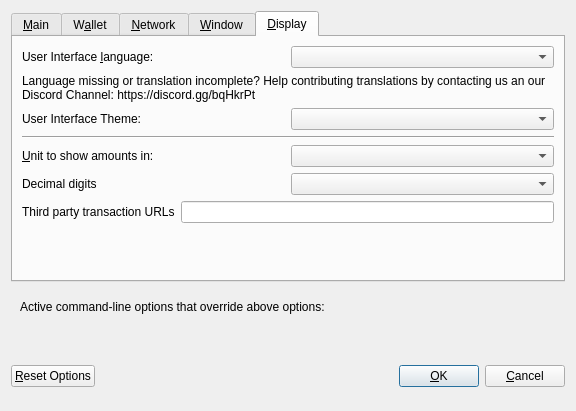
<?xml version="1.0" encoding="UTF-8"?>
<ui version="4.0">
 <class>OptionsDialog</class>
 <widget class="QDialog" name="OptionsDialog">
  <property name="geometry">
   <rect>
    <x>0</x>
    <y>0</y>
    <width>576</width>
    <height>402</height>
   </rect>
  </property>
  <property name="windowTitle">
   <string>Options</string>
  </property>
  <property name="modal">
   <bool>true</bool>
  </property>
  <layout class="QVBoxLayout" name="verticalLayout">
   <item>
    <widget class="QTabWidget" name="tabWidget">
     <property name="currentIndex">
      <number>4</number>
     </property>
     <widget class="QWidget" name="tabMain">
      <attribute name="title">
       <string>&amp;Main</string>
      </attribute>
      <layout class="QVBoxLayout" name="verticalLayout_Main">
       <item>
        <widget class="QCheckBox" name="bitcoinAtStartup">
         <property name="toolTip">
          <string>Automatically start the VIOG Wallet after logging in to the system.</string>
         </property>
         <property name="text">
          <string>&amp;Start the VIOG Wallet on system login</string>
         </property>
        </widget>
       </item>
       <item>
        <layout class="QHBoxLayout" name="horizontalLayout_2_Main">
         <item>
          <widget class="QLabel" name="databaseCacheLabel">
           <property name="text">
            <string>Size of &amp;database cache</string>
           </property>
           <property name="textFormat">
            <enum>Qt::PlainText</enum>
           </property>
           <property name="buddy">
            <cstring>databaseCache</cstring>
           </property>
          </widget>
         </item>
         <item>
          <widget class="QSpinBox" name="databaseCache"/>
         </item>
         <item>
          <widget class="QLabel" name="databaseCacheUnitLabel">
           <property name="text">
            <string>MB</string>
           </property>
           <property name="textFormat">
            <enum>Qt::PlainText</enum>
           </property>
          </widget>
         </item>
         <item>
          <spacer name="horizontalSpacer_2_Main">
           <property name="orientation">
            <enum>Qt::Horizontal</enum>
           </property>
           <property name="sizeHint" stdset="0">
            <size>
             <width>40</width>
             <height>20</height>
            </size>
           </property>
          </spacer>
         </item>
        </layout>
       </item>
       <item>
        <layout class="QHBoxLayout" name="horizontalLayout_3_Main">
         <item>
          <widget class="QLabel" name="threadsScriptVerifLabel">
           <property name="text">
            <string>Number of script &amp;verification threads</string>
           </property>
           <property name="textFormat">
            <enum>Qt::PlainText</enum>
           </property>
           <property name="buddy">
            <cstring>threadsScriptVerif</cstring>
           </property>
          </widget>
         </item>
         <item>
          <widget class="QSpinBox" name="threadsScriptVerif">
           <property name="toolTip">
            <string>(0 = auto, &lt;0 = leave that many cores free)</string>
           </property>
          </widget>
         </item>
         <item>
          <spacer name="horizontalSpacer_3_Main">
           <property name="orientation">
            <enum>Qt::Horizontal</enum>
           </property>
           <property name="sizeHint" stdset="0">
            <size>
             <width>40</width>
             <height>20</height>
            </size>
           </property>
          </spacer>
         </item>
        </layout>
       </item>
       <item>
        <spacer name="verticalSpacer_Main">
         <property name="orientation">
          <enum>Qt::Vertical</enum>
         </property>
         <property name="sizeHint" stdset="0">
          <size>
           <width>20</width>
           <height>40</height>
          </size>
         </property>
        </spacer>
       </item>
      </layout>
     </widget>
     <widget class="QWidget" name="tabWallet">
      <attribute name="title">
       <string>W&amp;allet</string>
      </attribute>
      <layout class="QVBoxLayout" name="verticalLayout_Wallet">
       <item>
        <widget class="QGroupBox" name="groupBox">
         <property name="title">
          <string>Expert</string>
         </property>
         <layout class="QVBoxLayout" name="verticalLayout_2">
          <item>
           <widget class="QCheckBox" name="coinControlFeatures">
            <property name="toolTip">
             <string>Whether to show coin control features or not.</string>
            </property>
            <property name="text">
             <string>Enable coin &amp;control features</string>
            </property>
           </widget>
          </item>
          <item>
           <widget class="QCheckBox" name="showMasternodesTab">
            <property name="toolTip">
             <string>Show additional tab listing all your masternodes in first sub-tab&lt;br/&gt;and all masternodes on the network in second sub-tab.</string>
            </property>
            <property name="text">
             <string>Show Masternodes Tab</string>
            </property>
           </widget>
          </item>
          <item>
           <widget class="QCheckBox" name="showAdvancedPSUI">
            <property name="toolTip">
             <string>Show additional information and buttons for PrivateSend on overview screen.</string>
            </property>
            <property name="text">
             <string>Enable advanced PrivateSend interface</string>
            </property>
           </widget>
          </item>
          <item>
           <widget class="QCheckBox" name="privateSendMultiSession">
            <property name="toolTip">
             <string>Whether to use experimental PrivateSend mode with multiple mixing sessions per block.&lt;br/&gt;Note: You must use this feature carefully.&lt;br/&gt;Make sure you always have recent wallet (auto)backup in a safe place!</string>
            </property>
            <property name="text">
             <string>Enable PrivateSend &amp;multi-session</string>
            </property>
           </widget>
          </item>
          <item>
           <widget class="QCheckBox" name="spendZeroConfChange">
            <property name="toolTip">
             <string>If you disable the spending of unconfirmed change, the change from a transaction&lt;br/&gt;cannot be used until that transaction has at least one confirmation.&lt;br/&gt;This also affects how your balance is computed.</string>
            </property>
            <property name="text">
             <string>&amp;Spend unconfirmed change</string>
            </property>
           </widget>
          </item>
         </layout>
        </widget>
       </item>
       <item>
        <layout class="QHBoxLayout" name="horizontalLayout_4_Wallet">
         <item>
          <widget class="QLabel" name="label">
           <property name="toolTip">
            <string>This setting determines the amount of individual masternodes that an input will be anonymized through.&lt;br/&gt;More rounds of anonymization gives a higher degree of privacy, but also costs more in fees.</string>
           </property>
           <property name="text">
            <string>PrivateSend rounds to use</string>
           </property>
          </widget>
         </item>
         <item>
          <widget class="QSpinBox" name="privateSendRounds">
           <property name="minimum">
            <number>2</number>
           </property>
           <property name="maximum">
            <number>8</number>
           </property>
           <property name="value">
            <number>4</number>
           </property>
          </widget>
         </item>
        </layout>
       </item>
       <item>
        <layout class="QHBoxLayout" name="horizontalLayout">
         <item>
          <widget class="QLabel" name="label_2">
           <property name="toolTip">
            <string>This amount acts as a threshold to turn off PrivateSend once it's reached.</string>
           </property>
           <property name="statusTip">
            <string notr="true"/>
           </property>
           <property name="whatsThis">
            <string notr="true"/>
           </property>
           <property name="accessibleName">
            <string notr="true"/>
           </property>
           <property name="accessibleDescription">
            <string notr="true"/>
           </property>
           <property name="text">
            <string>Amount of Vivoinnovaonexgobyte to keep anonymized</string>
           </property>
          </widget>
         </item>
         <item>
          <widget class="QSpinBox" name="anonymizeVivoinnovaonexgobyte">
           <property name="minimum">
            <number>2</number>
           </property>
           <property name="maximum">
            <number>2000</number>
           </property>
           <property name="singleStep">
            <number>10</number>
           </property>
           <property name="value">
            <number>1000</number>
           </property>
          </widget>
         </item>
        </layout>
       </item>
       <item>
        <spacer name="verticalSpacer_Wallet">
         <property name="orientation">
          <enum>Qt::Vertical</enum>
         </property>
         <property name="sizeHint" stdset="0">
          <size>
           <width>20</width>
           <height>40</height>
          </size>
         </property>
        </spacer>
       </item>
      </layout>
     </widget>
     <widget class="QWidget" name="tabNetwork">
      <attribute name="title">
       <string>&amp;Network</string>
      </attribute>
      <layout class="QVBoxLayout" name="verticalLayout_Network">
       <item>
        <widget class="QCheckBox" name="mapPortUpnp">
         <property name="toolTip">
          <string>Automatically open the Vivoinnovaonexgobyte client port on the router. This only works when your router supports UPnP and it is enabled.</string>
         </property>
         <property name="text">
          <string>Map port using &amp;UPnP</string>
         </property>
        </widget>
       </item>
       <item>
        <widget class="QCheckBox" name="allowIncoming">
         <property name="toolTip">
          <string>Accept connections from outside</string>
         </property>
         <property name="text">
          <string>Allow incoming connections</string>
         </property>
        </widget>
       </item>
       <item>
        <widget class="QCheckBox" name="connectSocks">
         <property name="toolTip">
          <string>Connect to the Vivoinnovaonexgobyte network through a SOCKS5 proxy.</string>
         </property>
         <property name="text">
          <string>&amp;Connect through SOCKS5 proxy (default proxy):</string>
         </property>
        </widget>
       </item>
       <item>
        <layout class="QHBoxLayout" name="horizontalLayout_1_Network">
         <item>
          <widget class="QLabel" name="proxyIpLabel">
           <property name="text">
            <string>Proxy &amp;IP:</string>
           </property>
           <property name="textFormat">
            <enum>Qt::PlainText</enum>
           </property>
           <property name="buddy">
            <cstring>proxyIp</cstring>
           </property>
          </widget>
         </item>
         <item>
          <widget class="QValidatedLineEdit" name="proxyIp">
           <property name="minimumSize">
            <size>
             <width>140</width>
             <height>0</height>
            </size>
           </property>
           <property name="maximumSize">
            <size>
             <width>140</width>
             <height>16777215</height>
            </size>
           </property>
           <property name="toolTip">
            <string>IP address of the proxy (e.g. IPv4: 127.0.0.1 / IPv6: ::1)</string>
           </property>
          </widget>
         </item>
         <item>
          <widget class="QLabel" name="proxyPortLabel">
           <property name="text">
            <string>&amp;Port:</string>
           </property>
           <property name="textFormat">
            <enum>Qt::PlainText</enum>
           </property>
           <property name="buddy">
            <cstring>proxyPort</cstring>
           </property>
          </widget>
         </item>
         <item>
          <widget class="QLineEdit" name="proxyPort">
           <property name="minimumSize">
            <size>
             <width>55</width>
             <height>0</height>
            </size>
           </property>
           <property name="maximumSize">
            <size>
             <width>55</width>
             <height>16777215</height>
            </size>
           </property>
           <property name="toolTip">
            <string>Port of the proxy (e.g. 9050)</string>
           </property>
          </widget>
         </item>
         <item>
          <spacer name="horizontalSpacer_1_Network">
           <property name="orientation">
            <enum>Qt::Horizontal</enum>
           </property>
           <property name="sizeHint" stdset="0">
            <size>
             <width>40</width>
             <height>20</height>
            </size>
           </property>
          </spacer>
         </item>
        </layout>
       </item>
       <item>
        <layout class="QHBoxLayout" name="horizontalLayout_2_Network">
         <item>
          <widget class="QLabel" name="proxyActiveNets">
           <property name="text">
            <string>Used for reaching peers via:</string>
           </property>
           <property name="textFormat">
            <enum>Qt::PlainText</enum>
           </property>
          </widget>
         </item>
         <item>
          <widget class="QCheckBox" name="proxyReachIPv4">
           <property name="enabled">
            <bool>false</bool>
           </property>
           <property name="toolTip">
            <string>Shows, if the supplied default SOCKS5 proxy is used to reach peers via this network type.</string>
           </property>
           <property name="text">
            <string/>
           </property>
          </widget>
         </item>
         <item>
          <widget class="QLabel" name="proxyReachIPv4Label">
           <property name="text">
            <string>IPv4</string>
           </property>
           <property name="textFormat">
            <enum>Qt::PlainText</enum>
           </property>
          </widget>
         </item>
         <item>
          <widget class="QCheckBox" name="proxyReachIPv6">
           <property name="enabled">
            <bool>false</bool>
           </property>
           <property name="toolTip">
            <string>Shows, if the supplied default SOCKS5 proxy is used to reach peers via this network type.</string>
           </property>
           <property name="text">
            <string/>
           </property>
          </widget>
         </item>
         <item>
          <widget class="QLabel" name="proxyReachIPv6Label">
           <property name="text">
            <string>IPv6</string>
           </property>
           <property name="textFormat">
            <enum>Qt::PlainText</enum>
           </property>
          </widget>
         </item>
         <item>
          <widget class="QCheckBox" name="proxyReachTor">
           <property name="enabled">
            <bool>false</bool>
           </property>
           <property name="toolTip">
            <string>Shows, if the supplied default SOCKS5 proxy is used to reach peers via this network type.</string>
           </property>
           <property name="text">
            <string/>
           </property>
          </widget>
         </item>
         <item>
          <widget class="QLabel" name="proxyReachTorLabel">
           <property name="text">
            <string>Tor</string>
           </property>
           <property name="textFormat">
            <enum>Qt::PlainText</enum>
           </property>
          </widget>
         </item>
         <item>
          <spacer name="horizontalSpacer_2_Network">
           <property name="orientation">
            <enum>Qt::Horizontal</enum>
           </property>
           <property name="sizeHint" stdset="0">
            <size>
             <width>40</width>
             <height>20</height>
            </size>
           </property>
          </spacer>
         </item>
        </layout>
       </item>
       <item>
        <widget class="QCheckBox" name="connectSocksTor">
         <property name="toolTip">
          <string>Connect to the Bitcoin network through a separate SOCKS5 proxy for Tor hidden services.</string>
         </property>
         <property name="text">
          <string>Use separate SOCKS5 proxy to reach peers via Tor hidden services:</string>
         </property>
        </widget>
       </item>
       <item>
        <layout class="QHBoxLayout" name="horizontalLayout_3_Network">
         <item>
          <widget class="QLabel" name="proxyIpTorLabel">
           <property name="text">
            <string>Proxy &amp;IP:</string>
           </property>
           <property name="textFormat">
            <enum>Qt::PlainText</enum>
           </property>
           <property name="buddy">
            <cstring>proxyIpTor</cstring>
           </property>
          </widget>
         </item>
         <item>
          <widget class="QValidatedLineEdit" name="proxyIpTor">
           <property name="minimumSize">
            <size>
             <width>140</width>
             <height>0</height>
            </size>
           </property>
           <property name="maximumSize">
            <size>
             <width>140</width>
             <height>16777215</height>
            </size>
           </property>
           <property name="toolTip">
            <string>IP address of the proxy (e.g. IPv4: 127.0.0.1 / IPv6: ::1)</string>
           </property>
          </widget>
         </item>
         <item>
          <widget class="QLabel" name="proxyPortTorLabel">
           <property name="text">
            <string>&amp;Port:</string>
           </property>
           <property name="textFormat">
            <enum>Qt::PlainText</enum>
           </property>
           <property name="buddy">
            <cstring>proxyPortTor</cstring>
           </property>
          </widget>
         </item>
         <item>
          <widget class="QLineEdit" name="proxyPortTor">
           <property name="minimumSize">
            <size>
             <width>55</width>
             <height>0</height>
            </size>
           </property>
           <property name="maximumSize">
            <size>
             <width>55</width>
             <height>16777215</height>
            </size>
           </property>
           <property name="toolTip">
            <string>Port of the proxy (e.g. 9050)</string>
           </property>
          </widget>
         </item>
         <item>
          <spacer name="horizontalSpacer_4_Network">
           <property name="orientation">
            <enum>Qt::Horizontal</enum>
           </property>
           <property name="sizeHint" stdset="0">
            <size>
             <width>40</width>
             <height>20</height>
            </size>
           </property>
          </spacer>
         </item>
        </layout>
       </item>
       <item>
        <spacer name="verticalSpacer_Network">
         <property name="orientation">
          <enum>Qt::Vertical</enum>
         </property>
         <property name="sizeHint" stdset="0">
          <size>
           <width>20</width>
           <height>40</height>
          </size>
         </property>
        </spacer>
       </item>
      </layout>
     </widget>
     <widget class="QWidget" name="tabWindow">
      <attribute name="title">
       <string>&amp;Window</string>
      </attribute>
      <layout class="QVBoxLayout" name="verticalLayout_Window">
       <item>
        <widget class="QCheckBox" name="minimizeToTray">
         <property name="toolTip">
          <string>Show only a tray icon after minimizing the window.</string>
         </property>
         <property name="text">
          <string>&amp;Minimize to the tray instead of the taskbar</string>
         </property>
        </widget>
       </item>
       <item>
        <widget class="QCheckBox" name="minimizeOnClose">
         <property name="toolTip">
          <string>Minimize instead of exit the application when the window is closed. When this option is enabled, the application will be closed only after selecting Exit in the menu.</string>
         </property>
         <property name="text">
          <string>M&amp;inimize on close</string>
         </property>
        </widget>
       </item>
       <item>
        <spacer name="verticalSpacer_Window">
         <property name="orientation">
          <enum>Qt::Vertical</enum>
         </property>
         <property name="sizeHint" stdset="0">
          <size>
           <width>20</width>
           <height>40</height>
          </size>
         </property>
        </spacer>
       </item>
      </layout>
     </widget>
     <widget class="QWidget" name="tabDisplay">
      <attribute name="title">
       <string>&amp;Display</string>
      </attribute>
      <layout class="QVBoxLayout" name="verticalLayout_Display">
       <item>
        <layout class="QHBoxLayout" name="horizontalLayout_1_Display">
         <item>
          <widget class="QLabel" name="langLabel">
           <property name="text">
            <string>User Interface &amp;language:</string>
           </property>
           <property name="textFormat">
            <enum>Qt::PlainText</enum>
           </property>
           <property name="buddy">
            <cstring>lang</cstring>
           </property>
          </widget>
         </item>
         <item>
          <widget class="QValueComboBox" name="lang">
           <property name="toolTip">
            <string>The user interface language can be set here. This setting will take effect after restarting Vivoinnovaonexgobyte Core.</string>
           </property>
          </widget>
         </item>
        </layout>
       </item>
       <item>
        <widget class="QLabel" name="label_3">
         <property name="toolTip">
          <string notr="true"/>
         </property>
         <property name="statusTip">
          <string notr="true"/>
         </property>
         <property name="whatsThis">
          <string notr="true"/>
         </property>
         <property name="accessibleName">
          <string notr="true"/>
         </property>
         <property name="text">
          <string>Language missing or translation incomplete? Help contributing translations by contacting us an our Discord Channel: https://discord.gg/bqHkrPt</string>
         </property>
         <property name="wordWrap">
          <bool>true</bool>
         </property>
         <property name="openExternalLinks">
          <bool>true</bool>
         </property>
         <property name="textInteractionFlags">
          <set>Qt::TextBrowserInteraction</set>
         </property>
        </widget>
       </item>
       <item>
        <layout class="QHBoxLayout" name="horizontalLayout_4_Display" stretch="0,0">
         <item>
          <widget class="QLabel" name="themeLabel">
           <property name="text">
            <string>User Interface Theme:</string>
           </property>
          </widget>
         </item>
         <item>
          <widget class="QValueComboBox" name="theme"/>
         </item>
        </layout>
       </item>
       <item>
        <widget class="Line" name="line">
         <property name="orientation">
          <enum>Qt::Horizontal</enum>
         </property>
        </widget>
       </item>
       <item>
        <layout class="QHBoxLayout" name="horizontalLayout_2_Display">
         <item>
          <widget class="QLabel" name="unitLabel">
           <property name="text">
            <string>&amp;Unit to show amounts in:</string>
           </property>
           <property name="textFormat">
            <enum>Qt::PlainText</enum>
           </property>
           <property name="buddy">
            <cstring>unit</cstring>
           </property>
          </widget>
         </item>
         <item>
          <widget class="QValueComboBox" name="unit">
           <property name="toolTip">
            <string>Choose the default subdivision unit to show in the interface and when sending coins.</string>
           </property>
          </widget>
         </item>
        </layout>
       </item>
       <item>
        <layout class="QHBoxLayout" name="horizontalLayout_5_Display">
         <item>
          <widget class="QLabel" name="digitsLabel">
           <property name="text">
            <string>Decimal digits</string>
           </property>
          </widget>
         </item>
         <item>
          <widget class="QValueComboBox" name="digits"/>
         </item>
        </layout>
       </item>
       <item>
        <layout class="QHBoxLayout" name="horizontalLayout_3_Display">
         <item>
          <widget class="QLabel" name="thirdPartyTxUrlsLabel">
           <property name="toolTip">
            <string>Third party URLs (e.g. a block explorer) that appear in the transactions tab as context menu items.&lt;br/&gt;%s in the URL is replaced by transaction hash. Multiple URLs are separated by vertical bar |.</string>
           </property>
           <property name="text">
            <string>Third party transaction URLs</string>
           </property>
           <property name="buddy">
            <cstring>thirdPartyTxUrls</cstring>
           </property>
          </widget>
         </item>
         <item>
          <widget class="QLineEdit" name="thirdPartyTxUrls">
           <property name="toolTip">
            <string>Third party URLs (e.g. a block explorer) that appear in the transactions tab as context menu items.&lt;br/&gt;%s in the URL is replaced by transaction hash. Multiple URLs are separated by vertical bar |.</string>
           </property>
          </widget>
         </item>
        </layout>
       </item>
       <item>
        <spacer name="verticalSpacer">
         <property name="orientation">
          <enum>Qt::Vertical</enum>
         </property>
         <property name="sizeHint" stdset="0">
          <size>
           <width>20</width>
           <height>40</height>
          </size>
         </property>
        </spacer>
       </item>
      </layout>
     </widget>
    </widget>
   </item>
   <item>
    <widget class="QFrame" name="frame">
     <layout class="QVBoxLayout" name="verticalLayout_Bottom">
      <item>
       <layout class="QHBoxLayout" name="horizontalLayout_Bottom">
        <item>
         <widget class="QLabel" name="overriddenByCommandLineInfoLabel">
          <property name="text">
           <string>Active command-line options that override above options:</string>
          </property>
          <property name="textFormat">
           <enum>Qt::PlainText</enum>
          </property>
         </widget>
        </item>
        <item>
         <spacer name="horizontalSpacer_Bottom">
          <property name="orientation">
           <enum>Qt::Horizontal</enum>
          </property>
          <property name="sizeHint" stdset="0">
           <size>
            <width>40</width>
            <height>20</height>
           </size>
          </property>
         </spacer>
        </item>
       </layout>
      </item>
      <item>
       <widget class="QLabel" name="overriddenByCommandLineLabel">
        <property name="text">
         <string/>
        </property>
        <property name="textFormat">
         <enum>Qt::PlainText</enum>
        </property>
        <property name="wordWrap">
         <bool>true</bool>
        </property>
       </widget>
      </item>
     </layout>
    </widget>
   </item>
   <item>
    <layout class="QHBoxLayout" name="horizontalLayout_Buttons">
     <item>
      <widget class="QPushButton" name="resetButton">
       <property name="toolTip">
        <string>Reset all client options to default.</string>
       </property>
       <property name="text">
        <string>&amp;Reset Options</string>
       </property>
       <property name="autoDefault">
        <bool>false</bool>
       </property>
      </widget>
     </item>
     <item>
      <spacer name="horizontalSpacer_1">
       <property name="orientation">
        <enum>Qt::Horizontal</enum>
       </property>
       <property name="sizeHint" stdset="0">
        <size>
         <width>40</width>
         <height>48</height>
        </size>
       </property>
      </spacer>
     </item>
     <item>
      <widget class="QLabel" name="statusLabel">
       <property name="minimumSize">
        <size>
         <width>200</width>
         <height>0</height>
        </size>
       </property>
       <property name="font">
        <font>
         <weight>75</weight>
         <bold>true</bold>
        </font>
       </property>
       <property name="text">
        <string/>
       </property>
       <property name="textFormat">
        <enum>Qt::PlainText</enum>
       </property>
       <property name="wordWrap">
        <bool>true</bool>
       </property>
      </widget>
     </item>
     <item>
      <spacer name="horizontalSpacer_2">
       <property name="orientation">
        <enum>Qt::Horizontal</enum>
       </property>
       <property name="sizeHint" stdset="0">
        <size>
         <width>40</width>
         <height>48</height>
        </size>
       </property>
      </spacer>
     </item>
     <item>
      <widget class="QPushButton" name="okButton">
       <property name="text">
        <string>&amp;OK</string>
       </property>
       <property name="autoDefault">
        <bool>false</bool>
       </property>
       <property name="default">
        <bool>true</bool>
       </property>
      </widget>
     </item>
     <item>
      <widget class="QPushButton" name="cancelButton">
       <property name="text">
        <string>&amp;Cancel</string>
       </property>
       <property name="autoDefault">
        <bool>false</bool>
       </property>
      </widget>
     </item>
    </layout>
   </item>
  </layout>
 </widget>
 <customwidgets>
  <customwidget>
   <class>QValidatedLineEdit</class>
   <extends>QLineEdit</extends>
   <header>qvalidatedlineedit.h</header>
  </customwidget>
  <customwidget>
   <class>QValueComboBox</class>
   <extends>QComboBox</extends>
   <header>qvaluecombobox.h</header>
  </customwidget>
 </customwidgets>
 <resources/>
 <connections/>
</ui>
